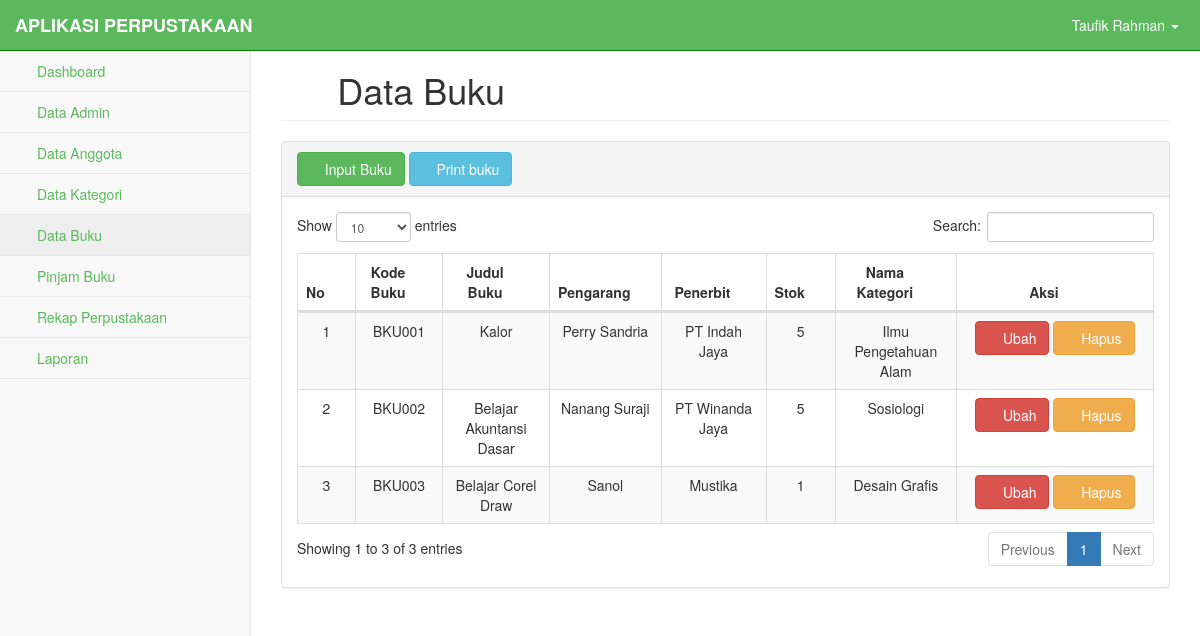
/pages/buku.php (signed in), run on the app's committed database.
### tables this page shows
CREATE TABLE `buku` (
  `kode_buku` varchar(50) NOT NULL,
  `judul_buku` varchar(150) NOT NULL,
  `pengarang` varchar(100) NOT NULL,
  `penerbit` varchar(100) NOT NULL,
  `stok` varchar(50) NOT NULL,
  `kode_kategori` varchar(50) NOT NULL
);

CREATE TABLE `kategori` (
  `kode_kategori` varchar(50) NOT NULL,
  `nama_kategori` varchar(100) NOT NULL
);

### pages/functions.php (called while the page is built, shortened)
<?php
$koneksi = mysqli_connect("localhost", "root", "", "perpustakaan");
function query ($query) {
	global $koneksi;
	$result = mysqli_query ($koneksi, $query);
	$rows = [];
	while ( $row = mysqli_fetch_assoc ($result)) {
		$rows [] = $row;
	}
	return $rows;
}
?>

### pages/buku.php (the view, shortened to what this page needs)
<?php
require 'functions.php';
$buku = query("SELECT * FROM buku INNER JOIN kategori ON buku.kode_kategori = kategori.kode_kategori");
$nama_admin = query("SELECT * FROM admin WHERE kode_admin = '$_SESSION[kode_admin]' ");
?>
<!DOCTYPE html>
<html lang="en">
    <head>
        <link href="../css/bootstrap.min.css" rel="stylesheet">
        <link href="../css/metisMenu.min.css" rel="stylesheet">
        <link href="../css/dataTables/dataTables.bootstrap.css" rel="stylesheet">
        <link href="../css/dataTables/dataTables.responsive.css" rel="stylesheet">
        <link href="../css/startmin.css" rel="stylesheet">
        <link href="../css/font-awesome.min.css" rel="stylesheet" type="text/css">
    </head>
    <body>
           <div id="wrapper">
            <nav class="navbar navbar-inverse navbar-fixed-top" role="navigation" >
                <div class="navbar-header">
                    <a class="navbar-brand" style="color:white;" href="#">APLIKASI PERPUSTAKAAN</a>
                </div>
                <ul class="nav navbar-right navbar-top-links">
                    <li class="dropdown">
                        <a class="dropdown-toggle" data-toggle="dropdown" href="#" style="color:white;">
                            <i class="fa fa-user fa-fw"></i>
                            <?php foreach ($nama_admin as $row) : ?>
                                <?php echo $row["nama_admin"]; ?>
                            <?php endforeach; ?>
                            <b class="caret"></b>
                        </a>
                    </li>
                </ul>
              <div class="navbar-default sidebar" role="navigation">
                    <div class="sidebar-nav navbar-collapse">
                        <ul class="nav" id="side-menu">
                            <li>
                                <a href="index.php"><i class="fa fa-home fa-fw"></i> Dashboard</a>
                            </li>
                            <li>
                                <a href="admin.php"><i class="fa fa-user fa-fw"></i> Data Admin</a>
                            </li>
                            <li>
                                <a href="anggota.php"><i class="fa fa-users fa-fw"></i> Data Anggota</a>
                            </li>
                            <li>
                                <a href="kategori.php"><i class="fa fa-list-alt fa-fw"></i> Data Kategori</a>
                            </li>
                            <li>
                                <a href="buku.php"><i class="fa fa-book fa-fw"></i> Data Buku</a>
                            </li>
                           <li>
                                <a href="#"><i class="fa fa-list fa-fw"></i> Pinjam Buku<span class="fa arrow"></span></a>
                            </li>
                            <li>
                                <a href="pengembalian.php"><i class="fa fa-archive fa-fw"></i> Rekap Perpustakaan<span class="fa arrow"></span></a>
                            </li>
                            <li>
                                <a href="#"><i class="fa fa-print fa-fw"></i> Laporan<span class="fa arrow"></span></a>
                            </li>
                        </ul>
                    </div>
                </div>
            </nav>
            <div id="page-wrapper">
                <div class="container-fluid">
                    <div class="row">
                        <div class="col-lg-12">
                            <h1 class="page-header"><i class="fa fa-book fa-fw"></i> Data Buku</h1>
                        </div>
                    </div>
                    <div class="row">
                        <div class="col-lg-12">
                            <div class="panel panel-default">
                                <div class="panel-heading">
                                    <a href="buku_input.php"><button type="button" class="btn btn-success"><i class="fa fa-plus"></i> Input Buku</button></a>
                                     <a href="buku_laporan.php" target="_blank"><button type="button" class="btn btn-info"><i class="fa fa-print"></i> Print buku</button></a>
                                </div>
                                <div class="panel-body">
                                    <div class="table-responsive">
                                        <table class="table table-striped table-bordered table-hover" id="dataTables-example">
                                            <thead>
                                                <tr>
                                                    <th><div align="center">No</div></th>
                                                    <th><div align="center">Kode Buku</div></th>
                                                    <th><div align="center">Judul Buku</div></th>
                                                    <th><div align="center">Pengarang</div></th>
                                                    <th><div align="center">Penerbit</div></th>
                                                    <th><div align="center">Stok</div></th>
                                                    <th><div align="center">Nama Kategori</div></th>
                                                    <th><div align="center">Aksi</div></th>
                                                </tr>
                                            </thead>
                                            <?php $i = 1; ?>
                                            <?php foreach ($buku as $row) : ?>
                                            <tr>
                                                <td align="center"><?php echo $i; ?></td>
                                                <td align="center"><?php echo $row["kode_buku"]; ?></td>
                                                <td align="center"><?php echo $row["judul_buku"]; ?></td>
                                                <td align="center"><?php echo $row["pengarang"]; ?></td>
                                                <td align="center"><?php echo $row["penerbit"]; ?></td>
                                                <td align="center"><?php echo $row["stok"]; ?></td>
                                                <td align="center"><?php echo $row["nama_kategori"]; ?></td>
                                                <td align="center" width="180">
                                                        <a style="text-decoration: none; color: white;" href="buku_ubah.php?kode_buku=<?php echo $row["kode_buku"]; ?>">
                                                        <button class="btn btn-danger">
                                                            <i class="fa fa-edit"></i> Ubah
                                                        </button>
                                                        </a>
                                                        <a style="text-decoration: none; color: white;" href="buku_hapus.php?kode_buku=<?php echo $row["kode_buku"]; ?>" onclick="return confirm('Hapus data buku');" >
                                                        <button class="btn btn-warning">
                                                            <i class="fa fa-trash"></i> Hapus
                                                        </button>
                                                        </a>
                                                </td>
                                            </tr>
                                            <?php $i++; ?>
                                            <?php endforeach; ?>
                                        </table>
                                    </div>
                                </div>
                  </div>
            </div>
    </body>
</html>

### css/startmin.css (style rules this page uses)
body { background-color: #f8f8f8; }
#wrapper { width: 100%; }
#page-wrapper { padding-top: 30px; min-height: 568px; background-color: #fff; }
@media (min-width:768px) { #page-wrapper { position: inherit; margin-left: 250px; padding: 30px 15px 0 15px; border-left: 1px solid #e7e7e7; } }
.navbar-header { float: left; }
.navbar-right { text-align: right; }
.navbar-top-links { margin: 0; }
.navbar-top-links li { display: inline-block; }
.navbar-top-links li:last-child { margin-right: 6px; }
.navbar-top-links li a { padding: 15px; min-height: 50px; }
.navbar-top-links>li>a { color: #999; }
.sidebar .sidebar-nav.navbar-collapse { padding-right: 0; padding-left: 0; }
.sidebar ul li { border-bottom: 1px solid #e7e7e7; }
.sidebar ul li a.active { background-color: #eee; }
.sidebar .arrow { float: right; }
.sidebar .fa.arrow:before { content: "\f104"; }
@media (min-width:768px) { .sidebar { z-index: 1; position: absolute; width: 250px; margin-top: 51px; } }
table.dataTable thead .sorting, table.dataTable thead .sorting_asc, table.dataTable thead .sorting_desc, table.dataTable thead .sorting_asc_disabled, table.dataTable thead .sorting_desc_disabled { background: 0 0; }
table.dataTable thead .sorting_asc:after { content: "\f0de"; float: right; font-family: fontawesome; }
table.dataTable thead .sorting:after { content: "\f0dc"; float: right; font-family: fontawesome; color: rgba(50,50,50,.5); }

### pages/buku.php (style rules this page uses)
.navbar-inverse { background-color: #5cb85c; border-color: green; }
li a { color: #5cb85c; text-decoration: none; }
.navbar-header a { font-weight: bold; }

### data on the page
buku: kode_buku "BKU001", judul_buku "Kalor", pengarang "Perry Sandria", penerbit "PT Indah Jaya", stok "5", kode_kategori.nama_kategori "Ilmu Pengetahuan Alam"
buku: kode_buku "BKU002", judul_buku "Belajar Akuntansi Dasar", pengarang "Nanang Suraji", penerbit "PT Winanda Jaya", stok "5", kode_kategori.nama_kategori "Sosiologi"
buku: kode_buku "BKU003", judul_buku "Belajar Corel Draw", pengarang "Sanol", penerbit "Mustika", stok "1", kode_kategori.nama_kategori "Desain Grafis"

### other printed values
$row["nama_admin"] "Taufik Rahman"
